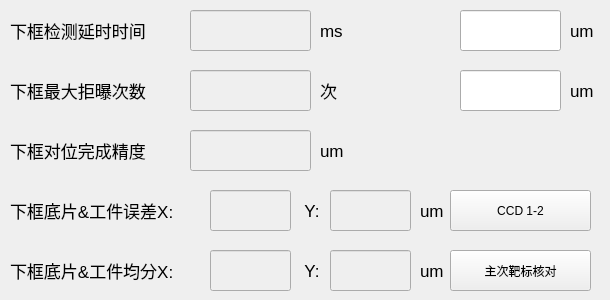
   <widget class="QWidget" name="page_downccd">
    <widget class="QLabel" name="label_down_dpdivy">
     <property name="geometry">
      <rect>
       <x>300</x>
       <y>250</y>
       <width>31</width>
       <height>41</height>
      </rect>
     </property>
     <property name="font">
      <font>
       <pointsize>13</pointsize>
      </font>
     </property>
     <property name="text">
      <string> Y:</string>
     </property>
    </widget>
    <widget class="QLabel" name="label_down_filmdia">
     <property name="geometry">
      <rect>
       <x>400</x>
       <y>10</y>
       <width>51</width>
       <height>41</height>
      </rect>
     </property>
     <property name="font">
      <font>
       <pointsize>13</pointsize>
      </font>
     </property>
     <property name="styleSheet">
      <string notr="true">image: url(:/images/image/white_white.png);</string>
     </property>
     <property name="text">
      <string/>
     </property>
     <property name="pixmap">
      <pixmap resource="../res.qrc">:/images/image/black_white.png</pixmap>
     </property>
     <property name="scaledContents">
      <bool>true</bool>
     </property>
    </widget>
    <widget class="QLineEdit" name="lineEdit_down_dpdivy">
     <property name="enabled">
      <bool>false</bool>
     </property>
     <property name="geometry">
      <rect>
       <x>330</x>
       <y>250</y>
       <width>81</width>
       <height>41</height>
      </rect>
     </property>
    </widget>
    <widget class="QLineEdit" name="lineEdit_down_filmdia">
     <property name="geometry">
      <rect>
       <x>460</x>
       <y>10</y>
       <width>101</width>
       <height>41</height>
      </rect>
     </property>
    </widget>
    <widget class="QLineEdit" name="lineEdit_down_checkdelay">
     <property name="enabled">
      <bool>false</bool>
     </property>
     <property name="geometry">
      <rect>
       <x>190</x>
       <y>10</y>
       <width>121</width>
       <height>41</height>
      </rect>
     </property>
    </widget>
    <widget class="QLineEdit" name="lineEdit_down_dpdivx">
     <property name="enabled">
      <bool>false</bool>
     </property>
     <property name="geometry">
      <rect>
       <x>210</x>
       <y>250</y>
       <width>81</width>
       <height>41</height>
      </rect>
     </property>
    </widget>
    <widget class="QLabel" name="label_down_dperrory">
     <property name="geometry">
      <rect>
       <x>300</x>
       <y>190</y>
       <width>21</width>
       <height>41</height>
      </rect>
     </property>
     <property name="font">
      <font>
       <pointsize>13</pointsize>
      </font>
     </property>
     <property name="text">
      <string> Y:</string>
     </property>
    </widget>
    <widget class="QLineEdit" name="lineEdit_down_boarddia">
     <property name="geometry">
      <rect>
       <x>460</x>
       <y>70</y>
       <width>101</width>
       <height>41</height>
      </rect>
     </property>
    </widget>
    <widget class="QLabel" name="label_down_boarddia">
     <property name="geometry">
      <rect>
       <x>400</x>
       <y>70</y>
       <width>51</width>
       <height>41</height>
      </rect>
     </property>
     <property name="font">
      <font>
       <pointsize>13</pointsize>
      </font>
     </property>
     <property name="styleSheet">
      <string notr="true">image: url(:/images/image/white_black.png);</string>
     </property>
     <property name="text">
      <string/>
     </property>
     <property name="textFormat">
      <enum>Qt::AutoText</enum>
     </property>
     <property name="pixmap">
      <pixmap resource="../res.qrc">:/images/image/white_black.png</pixmap>
     </property>
     <property name="scaledContents">
      <bool>true</bool>
     </property>
    </widget>
    <widget class="QPushButton" name="btn_down_checkallmarks">
     <property name="geometry">
      <rect>
       <x>450</x>
       <y>250</y>
       <width>141</width>
       <height>41</height>
      </rect>
     </property>
     <property name="focusPolicy">
      <enum>Qt::NoFocus</enum>
     </property>
     <property name="text">
      <string>主次靶标核对</string>
     </property>
    </widget>
    <widget class="QLabel" name="label_down_dperroryunit">
     <property name="geometry">
      <rect>
       <x>420</x>
       <y>190</y>
       <width>31</width>
       <height>41</height>
      </rect>
     </property>
     <property name="font">
      <font>
       <pointsize>13</pointsize>
      </font>
     </property>
     <property name="text">
      <string>um</string>
     </property>
    </widget>
    <widget class="QLabel" name="label_down_checkdelay">
     <property name="geometry">
      <rect>
       <x>10</x>
       <y>10</y>
       <width>181</width>
       <height>41</height>
      </rect>
     </property>
     <property name="font">
      <font>
       <pointsize>13</pointsize>
      </font>
     </property>
     <property name="text">
      <string>&lt;!DOCTYPE HTML PUBLIC &quot;-//W3C//DTD HTML 4.0//EN&quot; &quot;http://www.w3.org/TR/REC-html40/strict.dtd&quot;&gt;
&lt;html&gt;&lt;head&gt;&lt;meta name=&quot;qrichtext&quot; content=&quot;1&quot; /&gt;&lt;style type=&quot;text/css&quot;&gt;
p, li { white-space: pre-wrap; }
&lt;/style&gt;&lt;/head&gt;&lt;body style=&quot; font-family:'Sans Serif'; font-size:13pt; font-weight:400; font-style:normal;&quot;&gt;
&lt;p style=&quot; margin-top:0px; margin-bottom:0px; margin-left:0px; margin-right:0px; -qt-block-indent:0; text-indent:0px;&quot;&gt;下框检测延时时间&lt;/p&gt;&lt;/body&gt;&lt;/html&gt;</string>
     </property>
    </widget>
    <widget class="QLabel" name="label_down_filmdiaunit">
     <property name="geometry">
      <rect>
       <x>570</x>
       <y>10</y>
       <width>31</width>
       <height>41</height>
      </rect>
     </property>
     <property name="font">
      <font>
       <pointsize>13</pointsize>
      </font>
     </property>
     <property name="text">
      <string>um</string>
     </property>
    </widget>
    <widget class="QLineEdit" name="lineEdit_down_maxjb">
     <property name="enabled">
      <bool>false</bool>
     </property>
     <property name="geometry">
      <rect>
       <x>190</x>
       <y>70</y>
       <width>121</width>
       <height>41</height>
      </rect>
     </property>
    </widget>
    <widget class="QPushButton" name="btn_down_ccd1234">
     <property name="geometry">
      <rect>
       <x>450</x>
       <y>190</y>
       <width>141</width>
       <height>41</height>
      </rect>
     </property>
     <property name="text">
      <string>CCD 1-2</string>
     </property>
    </widget>
    <widget class="QLabel" name="label_down_dperrorx">
     <property name="geometry">
      <rect>
       <x>10</x>
       <y>190</y>
       <width>201</width>
       <height>41</height>
      </rect>
     </property>
     <property name="font">
      <font>
       <pointsize>13</pointsize>
      </font>
     </property>
     <property name="text">
      <string>&lt;!DOCTYPE HTML PUBLIC &quot;-//W3C//DTD HTML 4.0//EN&quot; &quot;http://www.w3.org/TR/REC-html40/strict.dtd&quot;&gt;
&lt;html&gt;&lt;head&gt;&lt;meta name=&quot;qrichtext&quot; content=&quot;1&quot; /&gt;&lt;style type=&quot;text/css&quot;&gt;
p, li { white-space: pre-wrap; }
&lt;/style&gt;&lt;/head&gt;&lt;body style=&quot; font-family:'Sans Serif'; font-size:13pt; font-weight:400; font-style:normal;&quot;&gt;
&lt;p style=&quot; margin-top:0px; margin-bottom:0px; margin-left:0px; margin-right:0px; -qt-block-indent:0; text-indent:0px;&quot;&gt;下框底片&amp;amp;工件误差X:&lt;/p&gt;&lt;/body&gt;&lt;/html&gt;</string>
     </property>
    </widget>
    <widget class="QLineEdit" name="lineEdit_down_dperrory">
     <property name="enabled">
      <bool>false</bool>
     </property>
     <property name="geometry">
      <rect>
       <x>330</x>
       <y>190</y>
       <width>81</width>
       <height>41</height>
      </rect>
     </property>
    </widget>
    <widget class="QLineEdit" name="lineEdit_down_dwjingdu">
     <property name="enabled">
      <bool>false</bool>
     </property>
     <property name="geometry">
      <rect>
       <x>190</x>
       <y>130</y>
       <width>121</width>
       <height>41</height>
      </rect>
     </property>
    </widget>
    <widget class="QLabel" name="label_down_boarddiaunit">
     <property name="geometry">
      <rect>
       <x>570</x>
       <y>70</y>
       <width>31</width>
       <height>41</height>
      </rect>
     </property>
     <property name="font">
      <font>
       <pointsize>13</pointsize>
      </font>
     </property>
     <property name="text">
      <string>um</string>
     </property>
    </widget>
    <widget class="QLineEdit" name="lineEdit_down_dperrorx">
     <property name="enabled">
      <bool>false</bool>
     </property>
     <property name="geometry">
      <rect>
       <x>210</x>
       <y>190</y>
       <width>81</width>
       <height>41</height>
      </rect>
     </property>
    </widget>
    <widget class="QLabel" name="label_down_dwjingdu">
     <property name="geometry">
      <rect>
       <x>10</x>
       <y>130</y>
       <width>181</width>
       <height>41</height>
      </rect>
     </property>
     <property name="font">
      <font>
       <pointsize>13</pointsize>
      </font>
     </property>
     <property name="text">
      <string>&lt;!DOCTYPE HTML PUBLIC &quot;-//W3C//DTD HTML 4.0//EN&quot; &quot;http://www.w3.org/TR/REC-html40/strict.dtd&quot;&gt;
&lt;html&gt;&lt;head&gt;&lt;meta name=&quot;qrichtext&quot; content=&quot;1&quot; /&gt;&lt;style type=&quot;text/css&quot;&gt;
p, li { white-space: pre-wrap; }
&lt;/style&gt;&lt;/head&gt;&lt;body style=&quot; font-family:'Sans Serif'; font-size:13pt; font-weight:400; font-style:normal;&quot;&gt;
&lt;p style=&quot; margin-top:0px; margin-bottom:0px; margin-left:0px; margin-right:0px; -qt-block-indent:0; text-indent:0px;&quot;&gt;下框对位完成精度&lt;/p&gt;&lt;/body&gt;&lt;/html&gt;</string>
     </property>
    </widget>
    <widget class="QLabel" name="label_down_dpdivx">
     <property name="geometry">
      <rect>
       <x>10</x>
       <y>250</y>
       <width>201</width>
       <height>41</height>
      </rect>
     </property>
     <property name="font">
      <font>
       <pointsize>13</pointsize>
      </font>
     </property>
     <property name="text">
      <string>&lt;!DOCTYPE HTML PUBLIC &quot;-//W3C//DTD HTML 4.0//EN&quot; &quot;http://www.w3.org/TR/REC-html40/strict.dtd&quot;&gt;
&lt;html&gt;&lt;head&gt;&lt;meta name=&quot;qrichtext&quot; content=&quot;1&quot; /&gt;&lt;style type=&quot;text/css&quot;&gt;
p, li { white-space: pre-wrap; }
&lt;/style&gt;&lt;/head&gt;&lt;body style=&quot; font-family:'Sans Serif'; font-size:13pt; font-weight:400; font-style:normal;&quot;&gt;
&lt;p style=&quot; margin-top:0px; margin-bottom:0px; margin-left:0px; margin-right:0px; -qt-block-indent:0; text-indent:0px;&quot;&gt;下框底片&amp;amp;工件均分X:&lt;/p&gt;&lt;/body&gt;&lt;/html&gt;</string>
     </property>
    </widget>
    <widget class="QLabel" name="label_down_dpdivyunit">
     <property name="geometry">
      <rect>
       <x>420</x>
       <y>250</y>
       <width>31</width>
       <height>41</height>
      </rect>
     </property>
     <property name="font">
      <font>
       <pointsize>13</pointsize>
      </font>
     </property>
     <property name="text">
      <string>um</string>
     </property>
    </widget>
    <widget class="QLabel" name="label_down_checkdelayunit">
     <property name="geometry">
      <rect>
       <x>320</x>
       <y>10</y>
       <width>31</width>
       <height>41</height>
      </rect>
     </property>
     <property name="font">
      <font>
       <pointsize>13</pointsize>
      </font>
     </property>
     <property name="text">
      <string>ms</string>
     </property>
    </widget>
    <widget class="QLabel" name="label_down_maxjbunit">
     <property name="geometry">
      <rect>
       <x>320</x>
       <y>70</y>
       <width>31</width>
       <height>41</height>
      </rect>
     </property>
     <property name="font">
      <font>
       <pointsize>13</pointsize>
      </font>
     </property>
     <property name="text">
      <string>次</string>
     </property>
    </widget>
    <widget class="QLabel" name="label_down_maxjb">
     <property name="geometry">
      <rect>
       <x>10</x>
       <y>70</y>
       <width>181</width>
       <height>41</height>
      </rect>
     </property>
     <property name="font">
      <font>
       <pointsize>13</pointsize>
      </font>
     </property>
     <property name="text">
      <string>&lt;!DOCTYPE HTML PUBLIC &quot;-//W3C//DTD HTML 4.0//EN&quot; &quot;http://www.w3.org/TR/REC-html40/strict.dtd&quot;&gt;
&lt;html&gt;&lt;head&gt;&lt;meta name=&quot;qrichtext&quot; content=&quot;1&quot; /&gt;&lt;style type=&quot;text/css&quot;&gt;
p, li { white-space: pre-wrap; }
&lt;/style&gt;&lt;/head&gt;&lt;body style=&quot; font-family:'Sans Serif'; font-size:13pt; font-weight:400; font-style:normal;&quot;&gt;
&lt;p style=&quot; margin-top:0px; margin-bottom:0px; margin-left:0px; margin-right:0px; -qt-block-indent:0; text-indent:0px;&quot;&gt;下框最大拒曝次数&lt;/p&gt;&lt;/body&gt;&lt;/html&gt;</string>
     </property>
    </widget>
    <widget class="QLabel" name="label_down_dwjingduunit">
     <property name="geometry">
      <rect>
       <x>320</x>
       <y>130</y>
       <width>31</width>
       <height>41</height>
      </rect>
     </property>
     <property name="font">
      <font>
       <pointsize>13</pointsize>
      </font>
     </property>
     <property name="text">
      <string>um</string>
     </property>
    </widget>
   </widget>
